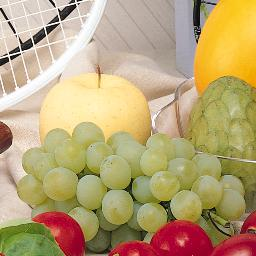
#> input picture basics_image_tools/images/fruit1.jpg, 256 x 256 px, found by its file name
$ python superres_image_processing.py
#> lines starting #> are read from the running program, lines starting #| are printed output that depends on the picture
#> further down, image_1 is the input picture: shape (256, 256, 3); mean B, G, R 118.4, 163.4, 185.3
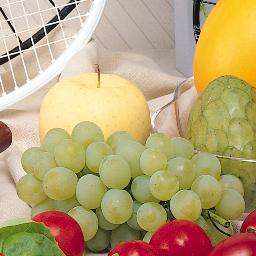
#> input picture basics_image_tools/images/fruit2.jpg, 256 x 256 px, found by its file name
#> further down, image_2 is the input picture: shape (256, 256, 3); mean B, G, R 118.1, 163.2, 185.2
import numpy as np
import cv2
import time
import math


def SUPERRES(image_1, image_2):

    rows, columns, channels = image_1.shape
#> rows = 256; columns = 256; channels = 3
    new_rows = rows * 2
#> new_rows = 512
    new_columns = columns * 2
#> new_columns = 512

    new_image = np.full((new_rows, new_columns, channels), fill_value=-1)
    new_image[::2, ::2, :] = image_1
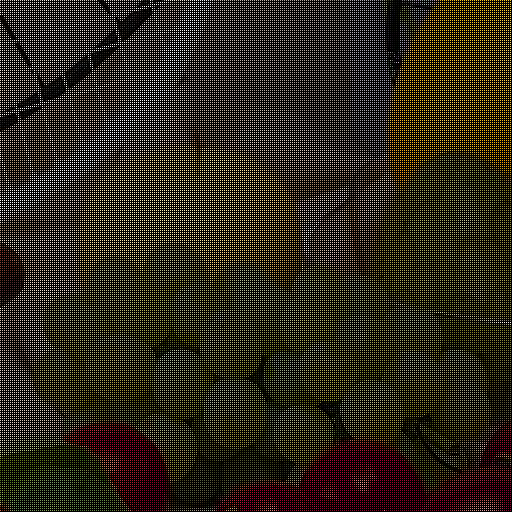
#> new_image: shape (512, 512, 3) int64; mean B, G, R 28.9, 40.1, 45.6; drawn with min black and max white
    new_image[1::2, 1::2, :] = image_2
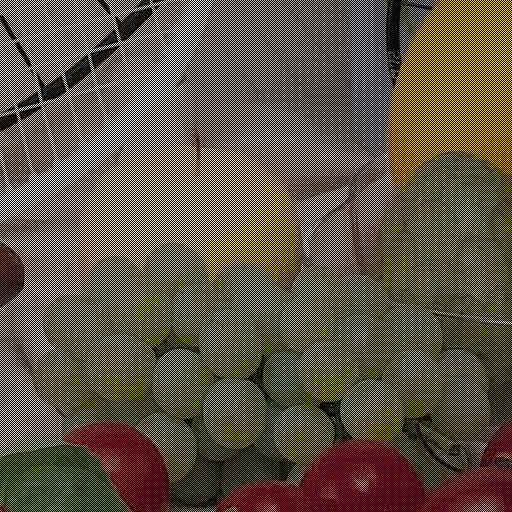
#> new_image: shape (512, 512, 3) int64; mean B, G, R 58.6, 81.2, 92.1; drawn with min black and max white

    # Nesta faço com que o index do canal acompanha os índices iguais -1
    indices = np.argwhere(new_image == -1)

    for ind in indices:
        i, j, ch = ind
        # Somente linhas pares (0, 2, 4, 6, 8, ..., 256)
        if i % 2 == 0:

            before_e = new_image[i, j-1, ch]
            upper = new_image[i - 1, j, ch]
            down = new_image[i+1, j, ch]

            if j == len(new_image[:, 0, :])-1:
                next_e = before_e
            else:
                next_e = new_image[i, j+1, ch]
            if i == 0 or j == 0 or i == new_rows or j == new_columns:
                new_image[i, j, ch] = math.ceil(np.mean([before_e, next_e]))

            else:
                new_image[i, j, ch] = math.ceil(np.mean([
                    before_e, next_e, upper, down]))

        else:

            before_r = new_image[i-1, j, ch]
            upper_c = new_image[i, j-1, ch]
            down = new_image[i, j+1, ch]

            if i == len(new_image[:, 0, :]) - 1:
                next_r = before_r
            else:
                next_r = new_image[i + 1, j, ch]

            if i == 0 or j == 0 or i == new_rows or j == new_columns:
                new_image[i, j, ch] = math.ceil(np.mean([before_r, next_r]))

            else:
                new_image[i, j, ch] = math.ceil(np.mean([
                    before_r, next_r, upper_c, down]))
#> this loop made 393216 passes
#> (ind, j, ch, before_e, upper, down, next_e) on passes 1 to 12: ([0, 1, 0], 1, 0, 208, 69, 200, 205), ([0, 1, 1], 1, 1, 217, 98, 209, 214), ([0, 1, 2], 1, 2, 227, 203, 219, 224), ([0, 3, 0], 3, 0, 205, 19, 212, 206), ([0, 3, 1], 3, 1, 214, 51, 221, 215), ([0, 3, 2], 3, 2, 224, 148, 231, 225), ([0, 5, 0], 5, 0, 206, 31, 212, 206), ([0, 5, 1], 5, 1, 215, 62, 221, 215), ([0, 5, 2], 5, 2, 225, 147, 231, 225), ([0, 7, 0], 7, 0, 206, 35, 202, 199), ([0, 7, 1], 7, 1, 215, 71, 211, 208), ([0, 7, 2], 7, 2, 225, 135, 221, 218)
#> (j, ch, before_e, upper, down, next_e) on passes 61 to 66: (41, 0, 173, 87, 214, 228), (41, 1, 182, 160, 223, 237), (41, 2, 192, 128, 233, 247), (43, 0, 228, 80, 244, 221), (43, 1, 237, 156, 253, 230), (43, 2, 247, 124, 255, 240)
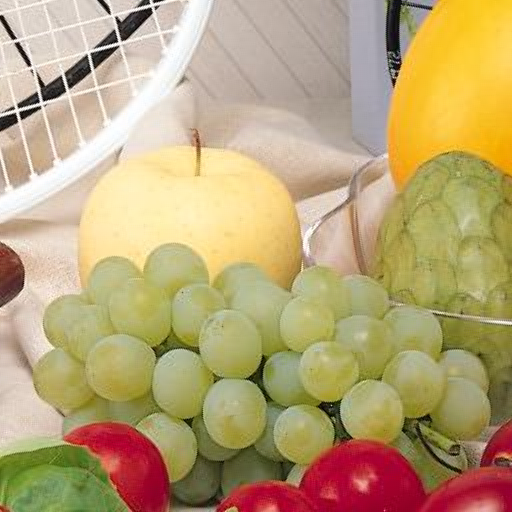
#> new_image: shape (512, 512, 3) int64; mean B, G, R 118.5, 163.5, 185.5

    return new_image


image_1 = cv2.imread('basics_image_tools/images/fruit1.jpg')
image_2 = cv2.imread('basics_image_tools/images/fruit2.jpg')

new_image = SUPERRES(image_1, image_2)


cv2.imshow('Image - Fruits1 and Fruits2', np.uint8(new_image))
cv2.imshow("Fruits_1", np.uint8(image_1))
cv2.imshow("Fruits_2", np.uint8(image_2))

# cv2.imwrite(f"Quest_1_3_SUPERRES_fruits_1_e_2.jpg", np.uint8(new_image))
cv2.waitKey(0)  # Espera eu clicar em alguma tecla
time.sleep(2)
cv2.destroyAllWindows()  # Apaga as janelas
